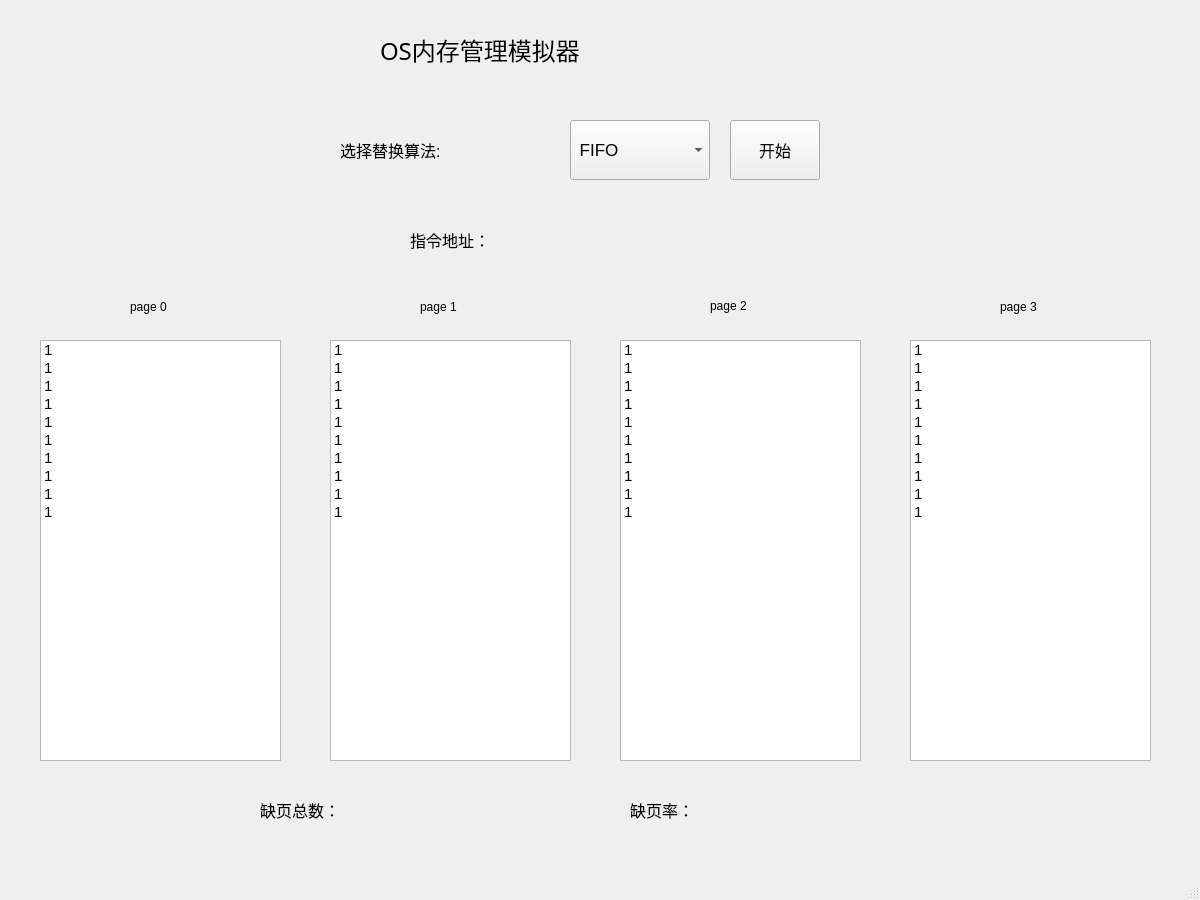
<?xml version="1.0" encoding="UTF-8"?>
<ui version="4.0">
 <class>MainWindow</class>
 <widget class="QMainWindow" name="MainWindow">
  <property name="geometry">
   <rect>
    <x>0</x>
    <y>0</y>
    <width>1200</width>
    <height>900</height>
   </rect>
  </property>
  <property name="windowTitle">
   <string>MainWindow</string>
  </property>
  <widget class="QWidget" name="centralwidget">
   <widget class="QLabel" name="title">
    <property name="geometry">
     <rect>
      <x>380</x>
      <y>0</y>
      <width>400</width>
      <height>100</height>
     </rect>
    </property>
    <property name="font">
     <font>
      <family>华文细黑</family>
      <pointsize>18</pointsize>
     </font>
    </property>
    <property name="text">
     <string>OS内存管理模拟器</string>
    </property>
    <property name="alignment">
     <set>Qt::AlignLeading|Qt::AlignLeft|Qt::AlignVCenter</set>
    </property>
   </widget>
   <widget class="QLabel" name="choiceLabel">
    <property name="geometry">
     <rect>
      <x>340</x>
      <y>120</y>
      <width>210</width>
      <height>60</height>
     </rect>
    </property>
    <property name="font">
     <font>
      <pointsize>12</pointsize>
     </font>
    </property>
    <property name="text">
     <string>选择替换算法:</string>
    </property>
   </widget>
   <widget class="QComboBox" name="algorithmBox">
    <property name="geometry">
     <rect>
      <x>570</x>
      <y>120</y>
      <width>140</width>
      <height>60</height>
     </rect>
    </property>
    <property name="font">
     <font>
      <pointsize>13</pointsize>
     </font>
    </property>
    <property name="whatsThis">
     <string>&lt;html&gt;&lt;head/&gt;&lt;body&gt;&lt;p&gt;选择替换算法&lt;/p&gt;&lt;/body&gt;&lt;/html&gt;</string>
    </property>
    <item>
     <property name="text">
      <string> FIFO</string>
     </property>
    </item>
    <item>
     <property name="text">
      <string> LRU</string>
     </property>
    </item>
   </widget>
   <widget class="QPushButton" name="beginButton">
    <property name="geometry">
     <rect>
      <x>730</x>
      <y>120</y>
      <width>90</width>
      <height>60</height>
     </rect>
    </property>
    <property name="font">
     <font>
      <pointsize>12</pointsize>
     </font>
    </property>
    <property name="text">
     <string>开始</string>
    </property>
   </widget>
   <widget class="QLabel" name="Label_1">
    <property name="geometry">
     <rect>
      <x>410</x>
      <y>210</y>
      <width>170</width>
      <height>60</height>
     </rect>
    </property>
    <property name="font">
     <font>
      <pointsize>12</pointsize>
     </font>
    </property>
    <property name="text">
     <string>指令地址：</string>
    </property>
   </widget>
   <widget class="QLabel" name="addressLabel">
    <property name="geometry">
     <rect>
      <x>600</x>
      <y>210</y>
      <width>170</width>
      <height>60</height>
     </rect>
    </property>
    <property name="font">
     <font>
      <pointsize>12</pointsize>
     </font>
    </property>
    <property name="text">
     <string/>
    </property>
   </widget>
   <widget class="QLabel" name="Label_2">
    <property name="geometry">
     <rect>
      <x>260</x>
      <y>780</y>
      <width>170</width>
      <height>60</height>
     </rect>
    </property>
    <property name="font">
     <font>
      <pointsize>12</pointsize>
     </font>
    </property>
    <property name="text">
     <string>缺页总数：</string>
    </property>
   </widget>
   <widget class="QLabel" name="Label_3">
    <property name="geometry">
     <rect>
      <x>630</x>
      <y>780</y>
      <width>170</width>
      <height>60</height>
     </rect>
    </property>
    <property name="font">
     <font>
      <pointsize>12</pointsize>
     </font>
    </property>
    <property name="text">
     <string>缺页率：</string>
    </property>
   </widget>
   <widget class="QLabel" name="pagemissCountLabel">
    <property name="geometry">
     <rect>
      <x>430</x>
      <y>780</y>
      <width>170</width>
      <height>60</height>
     </rect>
    </property>
    <property name="font">
     <font>
      <pointsize>12</pointsize>
     </font>
    </property>
    <property name="text">
     <string/>
    </property>
   </widget>
   <widget class="QLabel" name="pagemissRateLabel">
    <property name="geometry">
     <rect>
      <x>790</x>
      <y>780</y>
      <width>170</width>
      <height>60</height>
     </rect>
    </property>
    <property name="font">
     <font>
      <pointsize>12</pointsize>
     </font>
    </property>
    <property name="text">
     <string/>
    </property>
   </widget>
   <widget class="QLabel" name="label">
    <property name="geometry">
     <rect>
      <x>130</x>
      <y>291</y>
      <width>91</width>
      <height>31</height>
     </rect>
    </property>
    <property name="text">
     <string>page 0</string>
    </property>
   </widget>
   <widget class="QLabel" name="label_2">
    <property name="geometry">
     <rect>
      <x>420</x>
      <y>291</y>
      <width>91</width>
      <height>31</height>
     </rect>
    </property>
    <property name="text">
     <string>page 1</string>
    </property>
   </widget>
   <widget class="QLabel" name="label_3">
    <property name="geometry">
     <rect>
      <x>710</x>
      <y>290</y>
      <width>91</width>
      <height>31</height>
     </rect>
    </property>
    <property name="text">
     <string>page 2</string>
    </property>
   </widget>
   <widget class="QLabel" name="label_4">
    <property name="geometry">
     <rect>
      <x>1000</x>
      <y>291</y>
      <width>101</width>
      <height>31</height>
     </rect>
    </property>
    <property name="text">
     <string>page 3</string>
    </property>
   </widget>
   <widget class="QListWidget" name="listWidget_1">
    <property name="geometry">
     <rect>
      <x>40</x>
      <y>340</y>
      <width>241</width>
      <height>421</height>
     </rect>
    </property>
    <property name="font">
     <font>
      <pointsize>11</pointsize>
     </font>
    </property>
    <item>
     <property name="text">
      <string>1</string>
     </property>
    </item>
    <item>
     <property name="text">
      <string>1</string>
     </property>
    </item>
    <item>
     <property name="text">
      <string>1</string>
     </property>
    </item>
    <item>
     <property name="text">
      <string>1</string>
     </property>
    </item>
    <item>
     <property name="text">
      <string>1</string>
     </property>
    </item>
    <item>
     <property name="text">
      <string>1</string>
     </property>
    </item>
    <item>
     <property name="text">
      <string>1</string>
     </property>
    </item>
    <item>
     <property name="text">
      <string>1</string>
     </property>
    </item>
    <item>
     <property name="text">
      <string>1</string>
     </property>
    </item>
    <item>
     <property name="text">
      <string>1</string>
     </property>
    </item>
   </widget>
   <widget class="QListWidget" name="listWidget_2">
    <property name="geometry">
     <rect>
      <x>330</x>
      <y>340</y>
      <width>241</width>
      <height>421</height>
     </rect>
    </property>
    <property name="font">
     <font>
      <pointsize>11</pointsize>
     </font>
    </property>
    <item>
     <property name="text">
      <string>1</string>
     </property>
    </item>
    <item>
     <property name="text">
      <string>1</string>
     </property>
    </item>
    <item>
     <property name="text">
      <string>1</string>
     </property>
    </item>
    <item>
     <property name="text">
      <string>1</string>
     </property>
    </item>
    <item>
     <property name="text">
      <string>1</string>
     </property>
    </item>
    <item>
     <property name="text">
      <string>1</string>
     </property>
    </item>
    <item>
     <property name="text">
      <string>1</string>
     </property>
    </item>
    <item>
     <property name="text">
      <string>1</string>
     </property>
    </item>
    <item>
     <property name="text">
      <string>1</string>
     </property>
    </item>
    <item>
     <property name="text">
      <string>1</string>
     </property>
    </item>
   </widget>
   <widget class="QListWidget" name="listWidget_3">
    <property name="geometry">
     <rect>
      <x>620</x>
      <y>340</y>
      <width>241</width>
      <height>421</height>
     </rect>
    </property>
    <property name="font">
     <font>
      <pointsize>11</pointsize>
     </font>
    </property>
    <item>
     <property name="text">
      <string>1</string>
     </property>
    </item>
    <item>
     <property name="text">
      <string>1</string>
     </property>
    </item>
    <item>
     <property name="text">
      <string>1</string>
     </property>
    </item>
    <item>
     <property name="text">
      <string>1</string>
     </property>
    </item>
    <item>
     <property name="text">
      <string>1</string>
     </property>
    </item>
    <item>
     <property name="text">
      <string>1</string>
     </property>
    </item>
    <item>
     <property name="text">
      <string>1</string>
     </property>
    </item>
    <item>
     <property name="text">
      <string>1</string>
     </property>
    </item>
    <item>
     <property name="text">
      <string>1</string>
     </property>
    </item>
    <item>
     <property name="text">
      <string>1</string>
     </property>
    </item>
   </widget>
   <widget class="QListWidget" name="listWidget_4">
    <property name="geometry">
     <rect>
      <x>910</x>
      <y>340</y>
      <width>241</width>
      <height>421</height>
     </rect>
    </property>
    <property name="font">
     <font>
      <pointsize>11</pointsize>
     </font>
    </property>
    <item>
     <property name="text">
      <string>1</string>
     </property>
    </item>
    <item>
     <property name="text">
      <string>1</string>
     </property>
    </item>
    <item>
     <property name="text">
      <string>1</string>
     </property>
    </item>
    <item>
     <property name="text">
      <string>1</string>
     </property>
    </item>
    <item>
     <property name="text">
      <string>1</string>
     </property>
    </item>
    <item>
     <property name="text">
      <string>1</string>
     </property>
    </item>
    <item>
     <property name="text">
      <string>1</string>
     </property>
    </item>
    <item>
     <property name="text">
      <string>1</string>
     </property>
    </item>
    <item>
     <property name="text">
      <string>1</string>
     </property>
    </item>
    <item>
     <property name="text">
      <string>1</string>
     </property>
    </item>
   </widget>
  </widget>
  <widget class="QMenuBar" name="menubar">
   <property name="geometry">
    <rect>
     <x>0</x>
     <y>0</y>
     <width>1200</width>
     <height>21</height>
    </rect>
   </property>
  </widget>
  <widget class="QStatusBar" name="statusbar"/>
 </widget>
 <resources/>
 <connections/>
</ui>
